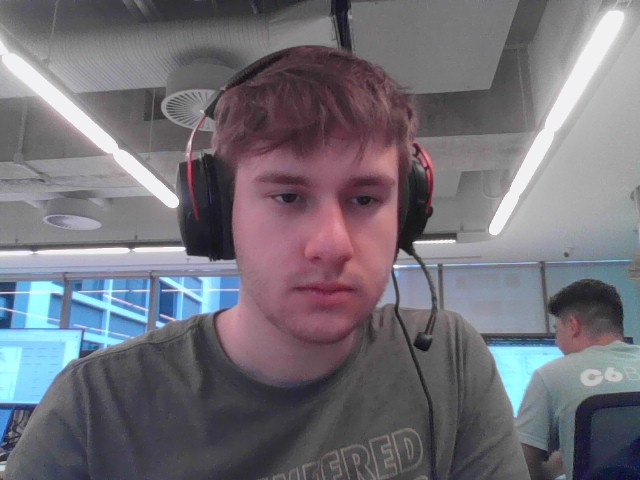
#> input picture faces/00001.jpg, 640 x 480 px; its folder holds only this picture in this run
$ python -i facial_register.py   (imports and definitions only)
#> lines starting #> are read from the running program, lines starting #| are printed output that depends on the picture
#> further down, picture is the input picture: shape (480, 640, 3); mean B, G, R 119.7, 112, 114.8
import cv2
import sqlite3
from PIL import Image, ImageTk
import numpy as np
import tkinter as tk
from tkinter import messagebox
import os

# Inicializar a webcam
# [1 line not run here, left out]

# Carregar o classificador pré-treinado para detecção de faces
face_cascade = cv2.CascadeClassifier(cv2.data.haarcascades + 'haarcascade_frontalface_default.xml')

# Conectar ao banco de dados
conn = sqlite3.connect('Registros.db')
c = conn.cursor()

# Criar a tabela se ela não existir
# [2 lines not run here, left out]

foto_tirada = False
def register_face():
    global foto_tirada

def extract_face_encoding(frame):
    # Converter o frame para escala de cinza
    gray = cv2.cvtColor(frame, cv2.COLOR_BGR2GRAY)
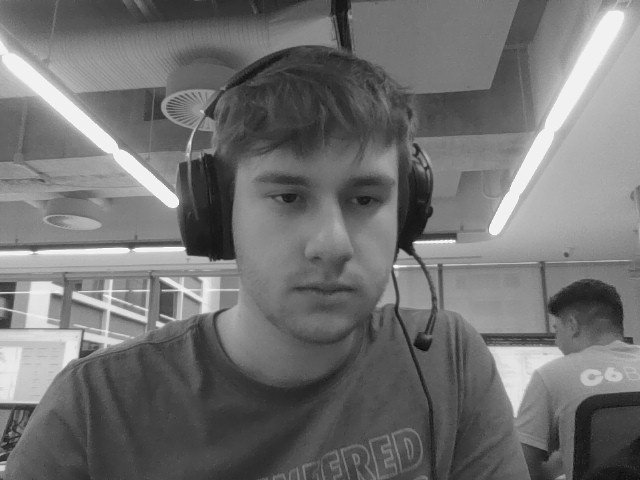
#> gray: shape (480, 640); min 9, max 255, mean 113.7

    # Detectar as faces no frame
    faces = face_cascade.detectMultiScale(gray, scaleFactor=1.1, minNeighbors=5, minSize=(30, 30))
#> faces = [[213, 118, 223, 223]]

    # Verificar se foi detectada exatamente uma face
    if len(faces) == 1:
        (x, y, w, h) = faces[0]
#> x = 213; y = 118; w = 223; h = 223
        face = gray[y:y+h, x:x+w]
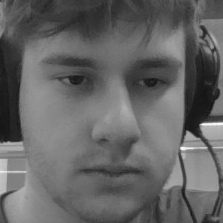
#> face: shape (223, 223); min 17, max 252, mean 100.6
        # Redimensionar a face para um tamanho fixo
        face = cv2.resize(face, (100, 100))
#> face: shape (100, 100)

        # Codificar a face usando numpy
        encoding = face.flatten().tolist()
#> encoding = 10000 values, max 245 at index 5599, min 20 at index 3733, mean 100.5
        return encoding

    return None

# [76 lines left out: functions generate_id, register_face, fechar, not called in this run]

# Criar a janela da interface
# [2 lines not run here, left out]

# Criar um rótulo para mostrar o feed da webcam
# [1 line that did not run here, left out]
# [1 line not run here, left out]

# Criar os campos de entrada para nome, sobrenome e data de nascimento
# [1 line that did not run here, left out]
# [1 line not run here, left out]
# [1 line that did not run here, left out]
# [1 line not run here, left out]

# [1 line that did not run here, left out]
# [1 line not run here, left out]
# [1 line that did not run here, left out]
# [1 line not run here, left out]

# [1 line that did not run here, left out]
# [1 line not run here, left out]
# [1 line that did not run here, left out]
# [1 line not run here, left out]

# Botão para registrar a face
# [1 line that did not run here, left out]
# [1 line not run here, left out]

# Botão para fechar o programa
# [1 line that did not run here, left out]
# [1 line not run here, left out]

# [29 lines left out: function update_frame, not called in this run]

# Chamar a função para atualizar o frame inicialmente
# [4 lines not run here, left out]

>>> import cv2
>>> picture = cv2.imread('faces/00001.jpg')
>>> result = extract_face_encoding(picture)
#> result has the same summary as encoding in extract_face_encoding
